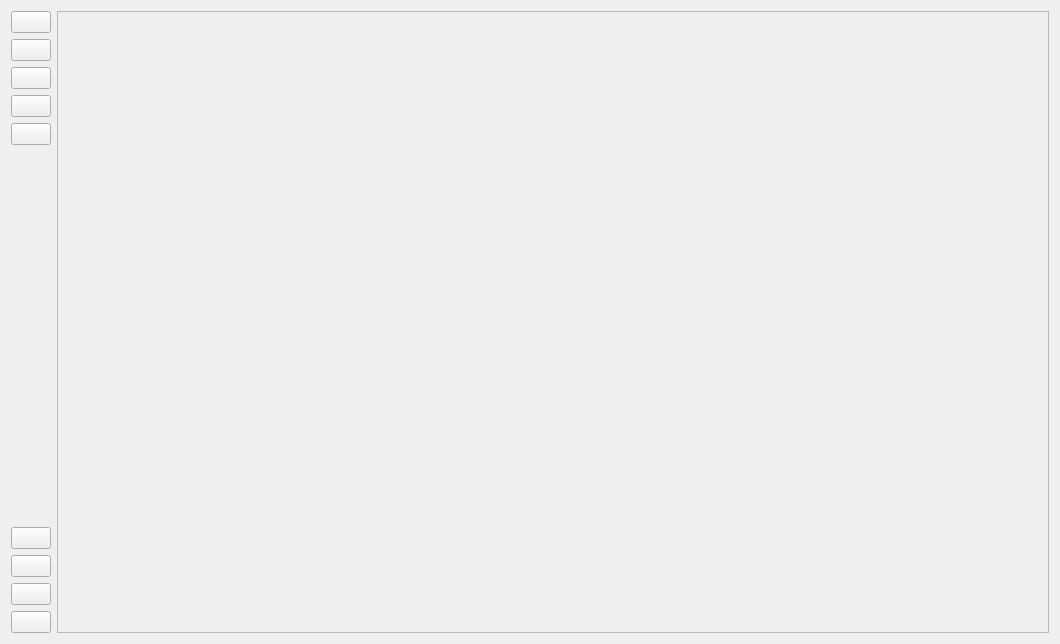
<?xml version="1.0" encoding="UTF-8"?>
<ui version="4.0">
 <class>Widget</class>
 <widget class="QWidget" name="Widget">
  <property name="geometry">
   <rect>
    <x>0</x>
    <y>0</y>
    <width>1060</width>
    <height>644</height>
   </rect>
  </property>
  <property name="minimumSize">
   <size>
    <width>575</width>
    <height>350</height>
   </size>
  </property>
  <property name="windowTitle">
   <string>RQTLL IDE</string>
  </property>
  <property name="windowIcon">
   <iconset>
    <normaloff>icons/logo.svg</normaloff>icons/logo.svg</iconset>
  </property>
  <layout class="QHBoxLayout" name="horizontalLayout">
   <item>
    <layout class="QVBoxLayout" name="verticalLayout_2">
     <item>
      <widget class="QPushButton" name="pushButton">
       <property name="sizePolicy">
        <sizepolicy hsizetype="Fixed" vsizetype="Fixed">
         <horstretch>0</horstretch>
         <verstretch>0</verstretch>
        </sizepolicy>
       </property>
       <property name="icon">
        <iconset>
         <normaloff>icons/code/default.svg</normaloff>icons/code/default.svg</iconset>
       </property>
      </widget>
     </item>
     <item>
      <widget class="QPushButton" name="pushButton_2">
       <property name="sizePolicy">
        <sizepolicy hsizetype="Fixed" vsizetype="Fixed">
         <horstretch>0</horstretch>
         <verstretch>0</verstretch>
        </sizepolicy>
       </property>
       <property name="icon">
        <iconset>
         <normaloff>icons/launch/default.svg</normaloff>icons/launch/default.svg</iconset>
       </property>
      </widget>
     </item>
     <item>
      <widget class="QPushButton" name="pushButton_3">
       <property name="sizePolicy">
        <sizepolicy hsizetype="Fixed" vsizetype="Fixed">
         <horstretch>0</horstretch>
         <verstretch>0</verstretch>
        </sizepolicy>
       </property>
       <property name="icon">
        <iconset>
         <normaloff>icons/teleop/default.svg</normaloff>icons/teleop/default.svg</iconset>
       </property>
      </widget>
     </item>
     <item>
      <widget class="QPushButton" name="pushButton_7">
       <property name="sizePolicy">
        <sizepolicy hsizetype="Fixed" vsizetype="Fixed">
         <horstretch>0</horstretch>
         <verstretch>0</verstretch>
        </sizepolicy>
       </property>
       <property name="icon">
        <iconset>
         <normaloff>icons/nodes/default.svg</normaloff>icons/nodes/default.svg</iconset>
       </property>
      </widget>
     </item>
     <item>
      <widget class="QPushButton" name="pushButton_8">
       <property name="sizePolicy">
        <sizepolicy hsizetype="Fixed" vsizetype="Fixed">
         <horstretch>0</horstretch>
         <verstretch>0</verstretch>
        </sizepolicy>
       </property>
       <property name="icon">
        <iconset>
         <normaloff>icons/ssh/default.svg</normaloff>icons/ssh/default.svg</iconset>
       </property>
      </widget>
     </item>
     <item>
      <spacer name="verticalSpacer">
       <property name="orientation">
        <enum>Qt::Orientation::Vertical</enum>
       </property>
       <property name="sizeType">
        <enum>QSizePolicy::Policy::MinimumExpanding</enum>
       </property>
       <property name="sizeHint" stdset="0">
        <size>
         <width>20</width>
         <height>20</height>
        </size>
       </property>
      </spacer>
     </item>
     <item>
      <widget class="QPushButton" name="pushButton_4">
       <property name="sizePolicy">
        <sizepolicy hsizetype="Fixed" vsizetype="Fixed">
         <horstretch>0</horstretch>
         <verstretch>0</verstretch>
        </sizepolicy>
       </property>
       <property name="icon">
        <iconset>
         <normaloff>icons/3d/default.svg</normaloff>icons/3d/default.svg</iconset>
       </property>
      </widget>
     </item>
     <item>
      <widget class="QPushButton" name="pushButton_5">
       <property name="sizePolicy">
        <sizepolicy hsizetype="Fixed" vsizetype="Fixed">
         <horstretch>0</horstretch>
         <verstretch>0</verstretch>
        </sizepolicy>
       </property>
       <property name="icon">
        <iconset>
         <normaloff>icons/emulator/default.svg</normaloff>icons/emulator/default.svg</iconset>
       </property>
      </widget>
     </item>
     <item>
      <widget class="QPushButton" name="pushButton_6">
       <property name="sizePolicy">
        <sizepolicy hsizetype="Fixed" vsizetype="Fixed">
         <horstretch>0</horstretch>
         <verstretch>0</verstretch>
        </sizepolicy>
       </property>
       <property name="icon">
        <iconset>
         <normaloff>icons/widgets/default.svg</normaloff>icons/widgets/default.svg</iconset>
       </property>
      </widget>
     </item>
     <item>
      <widget class="QPushButton" name="pushButton_9">
       <property name="sizePolicy">
        <sizepolicy hsizetype="Fixed" vsizetype="Fixed">
         <horstretch>0</horstretch>
         <verstretch>0</verstretch>
        </sizepolicy>
       </property>
       <property name="icon">
        <iconset>
         <normaloff>icons/package/default.svg</normaloff>icons/package/default.svg</iconset>
       </property>
      </widget>
     </item>
    </layout>
   </item>
   <item>
    <layout class="QVBoxLayout" name="verticalLayout_3">
     <item>
      <widget class="QFrame" name="frame">
       <property name="sizePolicy">
        <sizepolicy hsizetype="MinimumExpanding" vsizetype="MinimumExpanding">
         <horstretch>0</horstretch>
         <verstretch>0</verstretch>
        </sizepolicy>
       </property>
       <property name="frameShape">
        <enum>QFrame::Shape::StyledPanel</enum>
       </property>
       <property name="frameShadow">
        <enum>QFrame::Shadow::Raised</enum>
       </property>
      </widget>
     </item>
    </layout>
   </item>
  </layout>
 </widget>
 <resources/>
 <connections/>
</ui>
